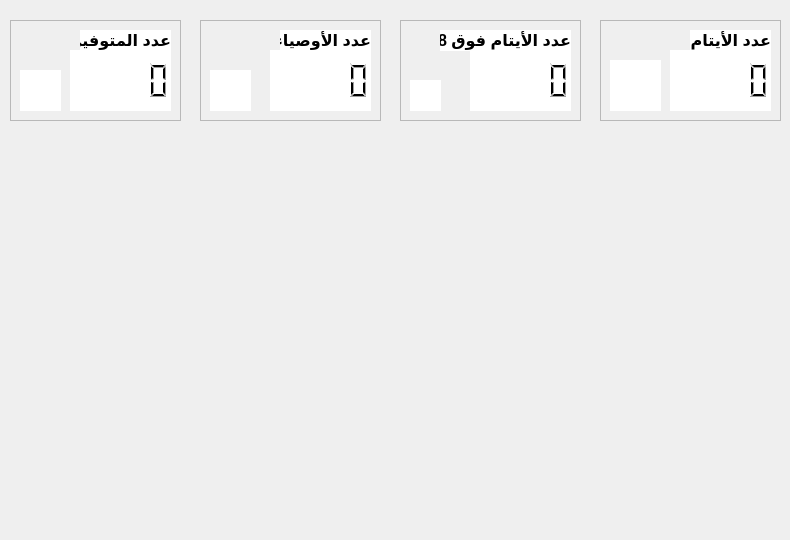
    <widget class="QWidget" name="tab">
     <attribute name="title">
      <string>الرئيسية</string>
     </attribute>
     <widget class="QFrame" name="frame">
      <property name="geometry">
       <rect>
        <x>600</x>
        <y>20</y>
        <width>181</width>
        <height>101</height>
       </rect>
      </property>
      <property name="frameShape">
       <enum>QFrame::StyledPanel</enum>
      </property>
      <property name="frameShadow">
       <enum>QFrame::Raised</enum>
      </property>
      <property name="lineWidth">
       <number>1</number>
      </property>
      <widget class="QLabel" name="label_4">
       <property name="geometry">
        <rect>
         <x>90</x>
         <y>10</y>
         <width>81</width>
         <height>21</height>
        </rect>
       </property>
       <property name="font">
        <font>
         <family>Segoe UI</family>
         <pointsize>12</pointsize>
         <bold>true</bold>
        </font>
       </property>
       <property name="styleSheet">
        <string notr="true">background-color: #fff;</string>
       </property>
       <property name="text">
        <string>عدد الأيتام</string>
       </property>
      </widget>
      <widget class="QLCDNumber" name="lcdNumber">
       <property name="geometry">
        <rect>
         <x>70</x>
         <y>30</y>
         <width>101</width>
         <height>61</height>
        </rect>
       </property>
       <property name="styleSheet">
        <string notr="true">background-color: #fff; border: none;</string>
       </property>
      </widget>
      <widget class="QLabel" name="label_3">
       <property name="geometry">
        <rect>
         <x>10</x>
         <y>40</y>
         <width>51</width>
         <height>51</height>
        </rect>
       </property>
       <property name="styleSheet">
        <string notr="true">background-color: #fff;</string>
       </property>
       <property name="text">
        <string/>
       </property>
       <property name="pixmap">
        <pixmap>assets/images/3202499-200.png</pixmap>
       </property>
       <property name="scaledContents">
        <bool>true</bool>
       </property>
      </widget>
     </widget>
     <widget class="QFrame" name="frame_2">
      <property name="geometry">
       <rect>
        <x>400</x>
        <y>20</y>
        <width>181</width>
        <height>101</height>
       </rect>
      </property>
      <property name="frameShape">
       <enum>QFrame::StyledPanel</enum>
      </property>
      <property name="frameShadow">
       <enum>QFrame::Raised</enum>
      </property>
      <property name="lineWidth">
       <number>1</number>
      </property>
      <widget class="QLabel" name="label_5">
       <property name="geometry">
        <rect>
         <x>10</x>
         <y>60</y>
         <width>31</width>
         <height>31</height>
        </rect>
       </property>
       <property name="styleSheet">
        <string notr="true">background-color: #fff;</string>
       </property>
       <property name="text">
        <string/>
       </property>
       <property name="pixmap">
        <pixmap>assets/images/25637.png</pixmap>
       </property>
       <property name="scaledContents">
        <bool>true</bool>
       </property>
      </widget>
      <widget class="QLCDNumber" name="lcdNumber_2">
       <property name="geometry">
        <rect>
         <x>70</x>
         <y>30</y>
         <width>101</width>
         <height>61</height>
        </rect>
       </property>
       <property name="styleSheet">
        <string notr="true">background-color: #fff; border: none;</string>
       </property>
       <property name="lineWidth">
        <number>1</number>
       </property>
      </widget>
      <widget class="QLabel" name="label_6">
       <property name="geometry">
        <rect>
         <x>40</x>
         <y>10</y>
         <width>131</width>
         <height>21</height>
        </rect>
       </property>
       <property name="font">
        <font>
         <family>Segoe UI</family>
         <pointsize>12</pointsize>
         <bold>true</bold>
        </font>
       </property>
       <property name="styleSheet">
        <string notr="true">background-color: #fff;</string>
       </property>
       <property name="text">
        <string>عدد الأيتام فوق 18</string>
       </property>
      </widget>
     </widget>
     <widget class="QFrame" name="frame_3">
      <property name="geometry">
       <rect>
        <x>10</x>
        <y>20</y>
        <width>171</width>
        <height>101</height>
       </rect>
      </property>
      <property name="frameShape">
       <enum>QFrame::StyledPanel</enum>
      </property>
      <property name="frameShadow">
       <enum>QFrame::Raised</enum>
      </property>
      <property name="lineWidth">
       <number>1</number>
      </property>
      <widget class="QLabel" name="label_9">
       <property name="geometry">
        <rect>
         <x>10</x>
         <y>50</y>
         <width>41</width>
         <height>41</height>
        </rect>
       </property>
       <property name="styleSheet">
        <string notr="true">background-color: #fff;</string>
       </property>
       <property name="text">
        <string/>
       </property>
       <property name="pixmap">
        <pixmap>assets/images/4590121.png</pixmap>
       </property>
       <property name="scaledContents">
        <bool>true</bool>
       </property>
      </widget>
      <widget class="QLabel" name="label_10">
       <property name="geometry">
        <rect>
         <x>70</x>
         <y>10</y>
         <width>91</width>
         <height>21</height>
        </rect>
       </property>
       <property name="font">
        <font>
         <family>Segoe UI</family>
         <pointsize>12</pointsize>
         <bold>true</bold>
        </font>
       </property>
       <property name="styleSheet">
        <string notr="true">background-color: #fff;</string>
       </property>
       <property name="text">
        <string>عدد المتوفين</string>
       </property>
      </widget>
      <widget class="QLCDNumber" name="lcdNumber_4">
       <property name="geometry">
        <rect>
         <x>60</x>
         <y>30</y>
         <width>101</width>
         <height>61</height>
        </rect>
       </property>
       <property name="styleSheet">
        <string notr="true">background-color: #fff; border: none;</string>
       </property>
       <property name="lineWidth">
        <number>1</number>
       </property>
      </widget>
     </widget>
     <widget class="QFrame" name="frame_4">
      <property name="geometry">
       <rect>
        <x>200</x>
        <y>20</y>
        <width>181</width>
        <height>101</height>
       </rect>
      </property>
      <property name="frameShape">
       <enum>QFrame::StyledPanel</enum>
      </property>
      <property name="frameShadow">
       <enum>QFrame::Raised</enum>
      </property>
      <property name="lineWidth">
       <number>1</number>
      </property>
      <widget class="QLabel" name="label_7">
       <property name="geometry">
        <rect>
         <x>80</x>
         <y>10</y>
         <width>91</width>
         <height>21</height>
        </rect>
       </property>
       <property name="font">
        <font>
         <family>Segoe UI</family>
         <pointsize>12</pointsize>
         <bold>true</bold>
        </font>
       </property>
       <property name="styleSheet">
        <string notr="true">background-color: #fff;</string>
       </property>
       <property name="text">
        <string>عدد الأوصياء</string>
       </property>
      </widget>
      <widget class="QLabel" name="label_8">
       <property name="geometry">
        <rect>
         <x>10</x>
         <y>50</y>
         <width>41</width>
         <height>41</height>
        </rect>
       </property>
       <property name="styleSheet">
        <string notr="true">background-color: #fff;</string>
       </property>
       <property name="text">
        <string/>
       </property>
       <property name="pixmap">
        <pixmap>assets/images/33308.png</pixmap>
       </property>
       <property name="scaledContents">
        <bool>true</bool>
       </property>
      </widget>
      <widget class="QLCDNumber" name="lcdNumber_3">
       <property name="geometry">
        <rect>
         <x>70</x>
         <y>30</y>
         <width>101</width>
         <height>61</height>
        </rect>
       </property>
       <property name="styleSheet">
        <string notr="true">background-color: #fff; border: none;</string>
       </property>
       <property name="lineWidth">
        <number>1</number>
       </property>
      </widget>
     </widget>
     <widget class="QWidget" name="chartWidget" native="true">
      <property name="geometry">
       <rect>
        <x>399</x>
        <y>140</y>
        <width>381</width>
        <height>391</height>
       </rect>
      </property>
      <property name="styleSheet">
       <string notr="true">border-radius: 4px;</string>
      </property>
     </widget>
     <widget class="QWidget" name="chartWidget_2" native="true">
      <property name="geometry">
       <rect>
        <x>10</x>
        <y>140</y>
        <width>381</width>
        <height>391</height>
       </rect>
      </property>
      <property name="styleSheet">
       <string notr="true">border-radius: 4px;</string>
      </property>
     </widget>
    </widget>
